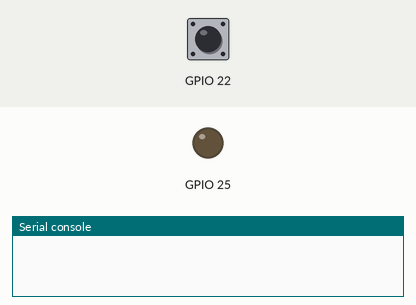
Recording of a program running on a simulated ESP32 board running MicroPython. On the bench: output pins drawn as LEDs (lit = HIGH), the last lines printed to the serial console. Dashed ring = blinking. The test bench sets the inputs (shaded band); at power-on: GPIO 22 HIGH.

Above: at 1.2 s.
1.3 s: GPIO 22 pulled LOW for 1 s
At 1.47 s:
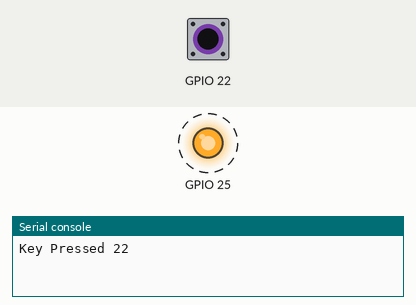
3.8 s: GPIO 22 pulled LOW for 3.2 s
At 7.7 s:
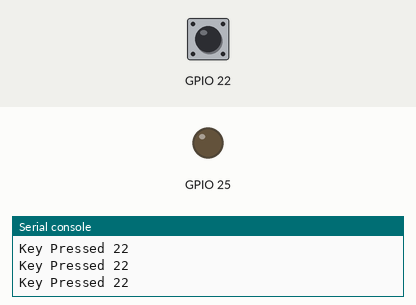
Timing chart, 0 to 9.2 s (numbered marks = the images above; inputs shaded):
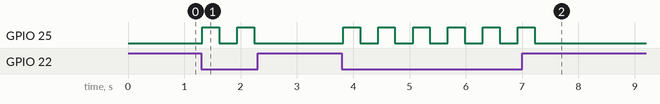

Measured:
- after the input at 1.3 s, GPIO 25: alternates HIGH for 0.30 s and LOW for 0.32 s, 4 changes in all, then stays LOW, starting at once
- after the input at 3.8 s, GPIO 25: alternates HIGH for 0.30 s and LOW for 0.32 s, 12 changes in all, then stays LOW, starting at once

The program:

btn_switch.py
```python
from machine import Pin
from time import sleep, sleep_ms

class BtnSwitch():

    def __init__(self, pin_no, pull_up_down=Pin.PULL_UP, debug=False):
        self.pin_no = pin_no
        self.pull_up_down = pull_up_down
        self.debug = debug
        self.btn = Pin(pin_no, Pin.IN, pull_up_down)


    def __del__(self):
        pass


    def add_event_detect(self, callback, trigger=Pin.IRQ_RISING):
        self.btn.irq(trigger=trigger, handler=callback)


    def wait_pin_change(self, wait_ms=20):
        # wait for pin to change value 等待引脚改变值
        # it needs to be stable for a continuous 20ms 引脚值需在连续20毫秒内保持稳定
        count = 0

        while count < wait_ms:
            if not self.btn.value():
                count += 1
            else:
                return False
            sleep_ms(1)
        return True


    def is_pressed(self):
        return self.wait_pin_change()


if __name__ == '__main__':
    from led import Led

    LED_PIN = 25
    BTN_PIN = 22

    led = Led(LED_PIN)
    btn = BtnSwitch(BTN_PIN)

    try:
        while True:
            btn_motion = False
            if btn.is_pressed():
                print('Key Pressed', btn.pin_no)
                led.blink()
    except KeyboardInterrupt:
        print("Bye")
```

led.py
```python
from machine import Pin
from time import sleep, sleep_ms

PNP=0
NPN=1

class Led():

    def __init__(self, pin_no, name='LED', mode=NPN, debug=False):
        self.pin_no = pin_no
        self.debug = debug
        self.name = "%s_%s" % (name, pin_no)
        self.pin = Pin(pin_no, Pin.OUT)
        self.mode = mode
        self.status = False

    def on(self):
        if self.debug:
            print(self.name, 'On')
        self.pin.value(1)
        self.status = True

    def off(self):
        if self.debug:
            print(self.name, 'Off')
        self.pin.value(0)
        self.status = False

    def toogle(self, interval=5):
        self.on()
        sleep(interval)
        self.off()

    def val(self):
        return self.pin.value()

    def blink(self, times=1, interval=0.3, sleep_secs=0.3):
        for i in range(times):
            self.toogle(interval)
            sleep(sleep_secs)

if __name__ == '__main__':
    LED_PIN = 25
    led = Led(LED_PIN, name='Test_LED', debug=True)
    led.blink(3,0.5,0.5)
```
